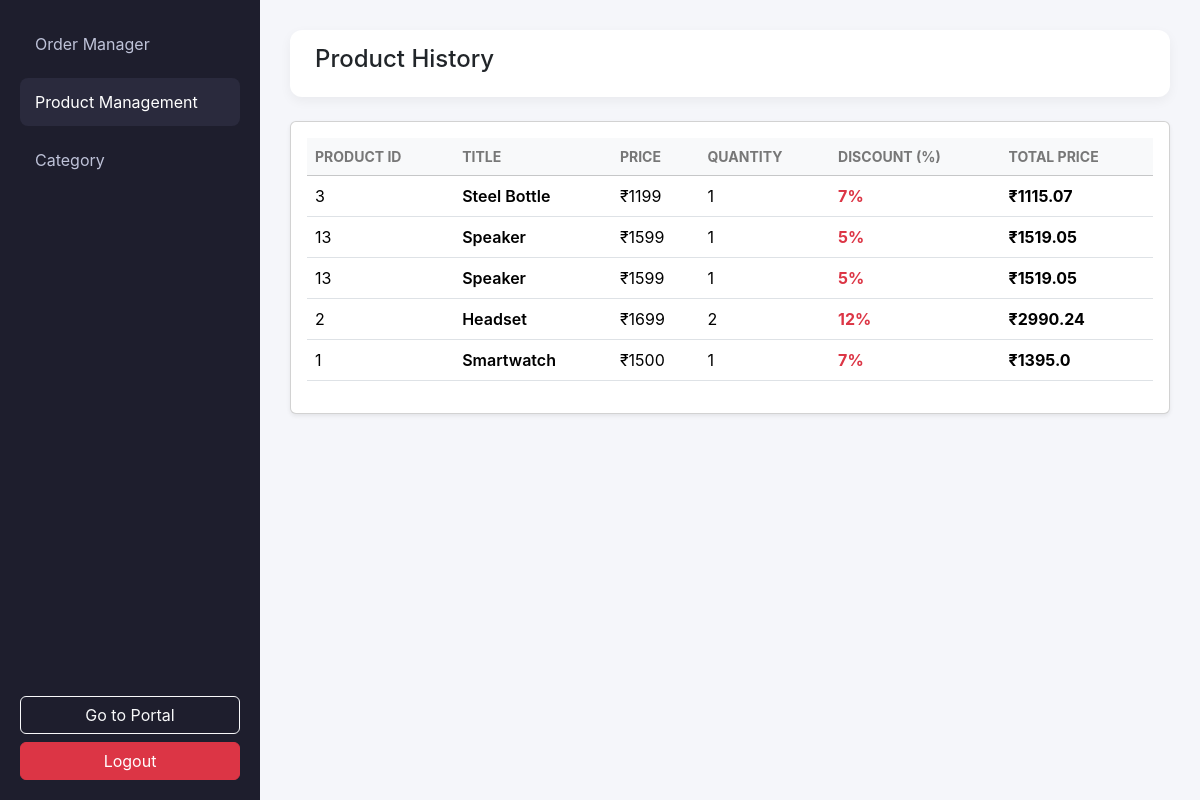
/products/get-orders/2/productmanager (signed in), run on the app's committed database.
### db.py (models this page shows)
class Order(Base):
    __tablename__ = "orders"
    o_id=Column(Integer,primary_key=True,index=True)
    c_id = Column(Integer,ForeignKey("users.id"))
    p_id=Column(Integer,ForeignKey("products.p_id"))
    total_price=Column(Integer,nullable=False)
    is_delivered=Column(Boolean,default=False)
    payment_status=Column(String, nullable=False, default="pending")
    quantity=Column(Integer,nullable=False)
    payment = relationship("Payment", back_populates="order", uselist=False)

class Products(Base):
    __tablename__ = "products"
    p_id=Column(Integer,primary_key=True,index=True)
    title=Column(String,nullable=False,unique=True)
    description=Column(String)
    price=Column(Integer,nullable=False)
    discount=Column(Integer,nullable=False)
    image=Column(String,nullable=False)
    category=Column(String,nullable=False)

### main.py (the view)
@app.get("/products/get-orders/{user_id}/productmanager",response_model=list[ProductManger],tags=["Product manager endpoint"])
def product_manager(request:Request,user_id:int,current_user:User = Depends(user_authentication),db:Session=Depends(get_db)):
    if current_user.id != user_id:
        return RedirectResponse("/", 303)
    pro=db.query(Order,Products).join(Products,Order.p_id==Products.p_id).filter(Order.c_id==current_user.id).all()
    response=[]
    for o,p in pro :
        response.append(ProductManger(
        p_id=p.p_id,
        title=p.title,
        price=p.price,
        quantity=o.quantity,
        discount=p.discount,
        total_price=o.total_price
        ))
    response= templates.TemplateResponse("product_manager.html",{"request":request,"user_id":current_user.id,"pro":response})
    return no_cache(response)

### Template/product_manager.html (shortened to what this page needs)
<!DOCTYPE html>
<html lang="en">
<head>
    <link href="https://cdn.jsdelivr.net/npm/bootstrap@5.3.8/dist/css/bootstrap.min.css"
        rel="stylesheet">
    <link href="{{ url_for('static', path='/style2.css') }}" rel="stylesheet">
</head>
<body>
<div class="dashboard">
    <aside class="sidebar">
        <ul class="menu">
         <li>
                <a href="/products/get-orders/{{user_id}}">
                    Order Manager
                </a>
            </li>
            <li class="active">
                <a href="#">Product Management</a>
            </li>
            <li>
                <a href="/products/get-orders/{{user_id}}/category">
                    Category
                </a>
            </li>
        </ul>
        <div class="sidebar-footer">
            <button onclick="firstfunction()" class="btn btn-outline-light w-100 mb-2">
                Go to Portal
            </button>
            <button onclick="window.location.href='/logout'" class="btn btn-danger w-100">
                Logout
            </button>
        </div>
    </aside>
    <main class="content">
        <header class="topbar">
            <h4>Product History</h4>
        </header>
        {% if pro %}
        <div class="card shadow-sm mt-4">
            <div class="card-body">
                <table class="table align-middle table-hover">
                    <thead class="table-light">
                        <tr>
                            <th>Product ID</th>
                            <th>Title</th>
                            <th>Price</th>
                            <th>Quantity</th>
                            <th>Discount (%)</th>
                            <th>Total Price</th>
                        </tr>
                    </thead>
                    <tbody>
                    {% for p in pro %}
                        <tr>
                            <td>{{ p.p_id }}</td>
                            <td class="fw-semibold">{{ p.title }}</td>
                            <td>₹{{ p.price }}</td>
                            <td>{{ p.quantity }}</td>
                            <td>
                                <span class="text-danger fw-bold">
                                    {{ p.discount }}%
                                </span>
                            </td>
                            <td class="fw-bold">
                                ₹{{ p.total_price }}
                            </td>
                        </tr>
                    {% endfor %}
                    </tbody>
                </table>
            </div>
        </div>
        {% else %}
        <div class="empty-state">
            <p>📦 No products found.</p>
        </div>
        {% endif %}
    </main>
</div>
</body>
</html>

### static/style2.css (style rules this page uses)
body { background: #f5f6fa; font-family: "Inter", sans-serif; }
.dashboard { display: flex; min-height: 100vh; }
.sidebar { width: 260px; background: #1e1e2d; color: #fff; display: flex; flex-direction: column; padding: 20px; }
.menu { list-style: none; padding: 0; }
.menu li { margin-bottom: 10px; }
.menu a { display: block; padding: 12px 15px; border-radius: 8px; text-decoration: none; color: #bfc3d9; transition: 0.3s; }
.menu a:hover, .menu .active a, .menu li.active a { background: #2a2a3d; color: #fff; }
.sidebar-footer { margin-top: auto; }
.content { flex: 1; padding: 30px; }
.topbar { background: #fff; padding: 15px 25px; border-radius: 12px; box-shadow: 0 4px 12px rgba(0,0,0,0.05); }
.table th { font-size: 14px; text-transform: uppercase; color: #777; }
.table td { vertical-align: middle; }

### data on the page
Order: p_id "3", title "Steel Bottle", price "1199", quantity "1", discount "7", total_price "1115.07"
Order: p_id "13", title "Speaker", price "1599", quantity "1", discount "5", total_price "1519.05"
Products: title "Speaker", price "1599"
Order: total_price "1519.05"
Order: p_id "2", title "Headset", price "1699", quantity "2", discount "12", total_price "2990.24"
Order: p_id "1", title "Smartwatch", price "1500", quantity "1", discount "7", total_price "1395.0"

### other printed values
{{ p.p_id }} "13"
{{ p.quantity }} "1"
{{ p.discount }} "5"
